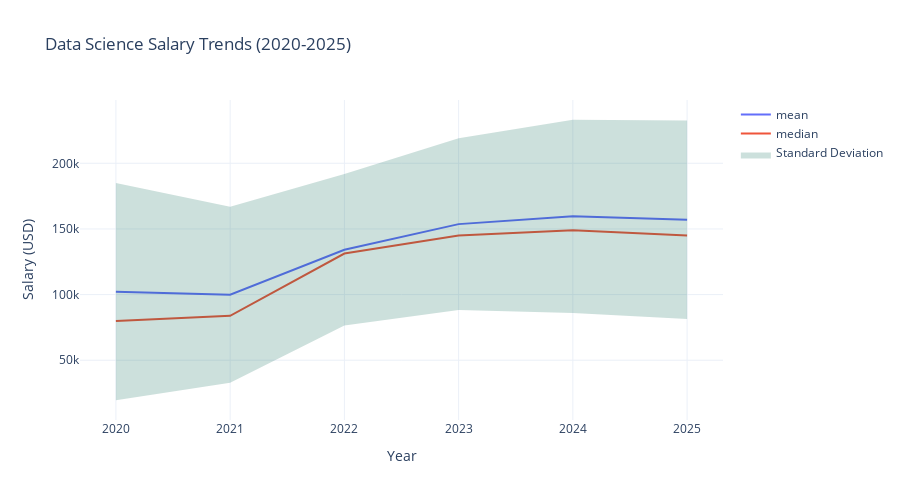

Notebook code for this chart:
### Code cell
import plotly.express as px
import plotly.graph_objects as go
# Yearly salary trends
yearly_stats = df.groupby('work_year')['salary_in_usd'].agg(['mean', 'median', 'std']).reset_index()

fig = px.line(yearly_stats, x='work_year', y=['mean', 'median'], 
              title='Data Science Salary Trends (2020-2025)',
              labels={'value': 'Salary (USD)', 'work_year': 'Year', 'variable': 'Metric'},
              template='plotly_white')

fig.update_layout(legend_title_text='', hovermode='x unified',
                 width=900, height=500)

# Add range for standard deviation
fig.add_trace(go.Scatter(
    x=np.concatenate([yearly_stats['work_year'], yearly_stats['work_year'][::-1]]),
    y=np.concatenate([yearly_stats['mean'] + yearly_stats['std'], 
                     (yearly_stats['mean'] - yearly_stats['std'])[::-1]]),
    fill='toself',
    fillcolor='rgba(0,100,80,0.2)',
    line=dict(color='rgba(255,255,255,0)'),
    name='Standard Deviation'
))

fig.show()

### Figure 1 — Plotly figure (JSON) as saved in the notebook; plotly's stock layout.template omitted (floating-point values rounded to 4 significant figures)
{"data": [{"hovertemplate": "Metric=mean<br>Year=%{x}<br>Salary (USD)=%{y}<extra></extra>", "legendgroup": "mean", "line": {"color": "#636efa", "dash": "solid"}, "marker": {"symbol": "circle"}, "mode": "lines", "name": "mean", "orientation": "v", "showlegend": true, "type": "scatter", "x": [2020, 2021, 2022, 2023, 2024, 2025], "xaxis": "x", "y": [102300.0, 99920.0, 134100.0, 153700.0, 159600.0, 157000.0], "yaxis": "y"}, {"hovertemplate": "Metric=median<br>Year=%{x}<br>Salary (USD)=%{y}<extra></extra>", "legendgroup": "median", "line": {"color": "#EF553B", "dash": "solid"}, "marker": {"symbol": "circle"}, "mode": "lines", "name": "median", "orientation": "v", "showlegend": true, "type": "scatter", "x": [2020, 2021, 2022, 2023, 2024, 2025], "xaxis": "x", "y": [79833, 83872, 131300, 145000, 148945, 145100], "yaxis": "y"}, {"fill": "toself", "fillcolor": "rgba(0,100,80,0.2)", "line": {"color": "rgba(255,255,255,0)"}, "name": "Standard Deviation", "type": "scatter", "x": [2020, 2021, 2022, 2023, 2024, 2025, 2025, 2024, 2023, 2022, 2021, 2020], "y": [185000.0, 167000.0, 191900.0, 219100.0, 233200.0, 232600.0, 81420.0, 86000.0, 88290.0, 76380.0, 32850.0, 19530.0]}], "layout": {"height": 500, "hovermode": "x unified", "legend": {"title": {"text": ""}, "tracegroupgap": 0}, "title": {"text": "Data Science Salary Trends (2020-2025)"}, "width": 900, "xaxis": {"anchor": "y", "domain": [0, 1], "title": {"text": "Year"}}, "yaxis": {"anchor": "x", "domain": [0, 1], "title": {"text": "Salary (USD)"}}}}
